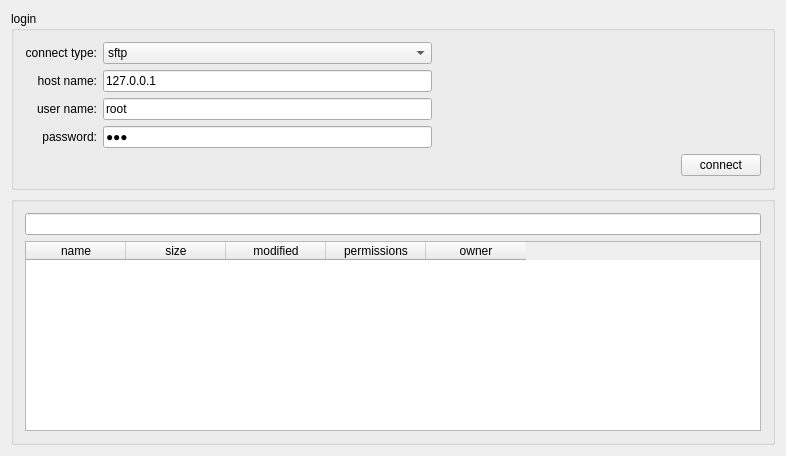
<?xml version="1.0" encoding="UTF-8"?>
<ui version="4.0">
 <class>RemoteExplore</class>
 <widget class="QWidget" name="RemoteExplore">
  <property name="geometry">
   <rect>
    <x>0</x>
    <y>0</y>
    <width>786</width>
    <height>456</height>
   </rect>
  </property>
  <property name="windowTitle">
   <string>RemoteExplore</string>
  </property>
  <layout class="QVBoxLayout" name="verticalLayout_3">
   <item>
    <widget class="QGroupBox" name="groupBox">
     <property name="title">
      <string>login</string>
     </property>
     <layout class="QVBoxLayout" name="verticalLayout">
      <item>
       <layout class="QGridLayout" name="gridLayout">
        <item row="0" column="0">
         <widget class="QLabel" name="label_3">
          <property name="text">
           <string>connect type:</string>
          </property>
          <property name="alignment">
           <set>Qt::AlignRight|Qt::AlignTrailing|Qt::AlignVCenter</set>
          </property>
         </widget>
        </item>
        <item row="0" column="1">
         <widget class="QComboBox" name="box_type">
          <item>
           <property name="text">
            <string>sftp</string>
           </property>
          </item>
          <item>
           <property name="text">
            <string>scp</string>
           </property>
          </item>
         </widget>
        </item>
        <item row="2" column="0">
         <widget class="QLabel" name="label">
          <property name="text">
           <string>user name:</string>
          </property>
          <property name="alignment">
           <set>Qt::AlignRight|Qt::AlignTrailing|Qt::AlignVCenter</set>
          </property>
         </widget>
        </item>
        <item row="2" column="1">
         <widget class="QLineEdit" name="edit_username">
          <property name="text">
           <string>root</string>
          </property>
          <property name="placeholderText">
           <string>enter your user name</string>
          </property>
         </widget>
        </item>
        <item row="3" column="0">
         <widget class="QLabel" name="label_2">
          <property name="text">
           <string>password:</string>
          </property>
          <property name="alignment">
           <set>Qt::AlignRight|Qt::AlignTrailing|Qt::AlignVCenter</set>
          </property>
         </widget>
        </item>
        <item row="3" column="1">
         <widget class="QLineEdit" name="edit_psd">
          <property name="text">
           <string>psd</string>
          </property>
          <property name="echoMode">
           <enum>QLineEdit::Password</enum>
          </property>
          <property name="placeholderText">
           <string>enter your password</string>
          </property>
         </widget>
        </item>
        <item row="2" column="2">
         <spacer name="horizontalSpacer_2">
          <property name="orientation">
           <enum>Qt::Horizontal</enum>
          </property>
          <property name="sizeHint" stdset="0">
           <size>
            <width>40</width>
            <height>20</height>
           </size>
          </property>
         </spacer>
        </item>
        <item row="1" column="1">
         <widget class="QLineEdit" name="edit_hostname">
          <property name="text">
           <string>127.0.0.1</string>
          </property>
          <property name="placeholderText">
           <string>enter remote host address</string>
          </property>
         </widget>
        </item>
        <item row="1" column="0">
         <widget class="QLabel" name="label_4">
          <property name="text">
           <string>host name:</string>
          </property>
          <property name="alignment">
           <set>Qt::AlignRight|Qt::AlignTrailing|Qt::AlignVCenter</set>
          </property>
         </widget>
        </item>
       </layout>
      </item>
      <item>
       <layout class="QHBoxLayout" name="horizontalLayout">
        <item>
         <spacer name="horizontalSpacer">
          <property name="orientation">
           <enum>Qt::Horizontal</enum>
          </property>
          <property name="sizeHint" stdset="0">
           <size>
            <width>40</width>
            <height>20</height>
           </size>
          </property>
         </spacer>
        </item>
        <item>
         <widget class="QPushButton" name="pushButton">
          <property name="text">
           <string>connect</string>
          </property>
         </widget>
        </item>
       </layout>
      </item>
     </layout>
    </widget>
   </item>
   <item>
    <widget class="QGroupBox" name="groupBox_2">
     <property name="title">
      <string/>
     </property>
     <layout class="QVBoxLayout" name="verticalLayout_2">
      <item>
       <widget class="QLineEdit" name="lineEdit"/>
      </item>
      <item>
       <widget class="QTableWidget" name="tableWidget">
        <property name="editTriggers">
         <set>QAbstractItemView::NoEditTriggers</set>
        </property>
        <property name="selectionBehavior">
         <enum>QAbstractItemView::SelectRows</enum>
        </property>
        <property name="showGrid">
         <bool>false</bool>
        </property>
        <attribute name="verticalHeaderVisible">
         <bool>false</bool>
        </attribute>
        <column>
         <property name="text">
          <string>name</string>
         </property>
        </column>
        <column>
         <property name="text">
          <string>size</string>
         </property>
        </column>
        <column>
         <property name="text">
          <string>modified</string>
         </property>
        </column>
        <column>
         <property name="text">
          <string>permissions</string>
         </property>
        </column>
        <column>
         <property name="text">
          <string>owner</string>
         </property>
        </column>
       </widget>
      </item>
     </layout>
    </widget>
   </item>
  </layout>
 </widget>
 <layoutdefault spacing="6" margin="11"/>
 <tabstops>
  <tabstop>edit_hostname</tabstop>
  <tabstop>edit_username</tabstop>
  <tabstop>edit_psd</tabstop>
  <tabstop>pushButton</tabstop>
  <tabstop>lineEdit</tabstop>
  <tabstop>tableWidget</tabstop>
  <tabstop>box_type</tabstop>
 </tabstops>
 <resources/>
 <connections/>
</ui>
